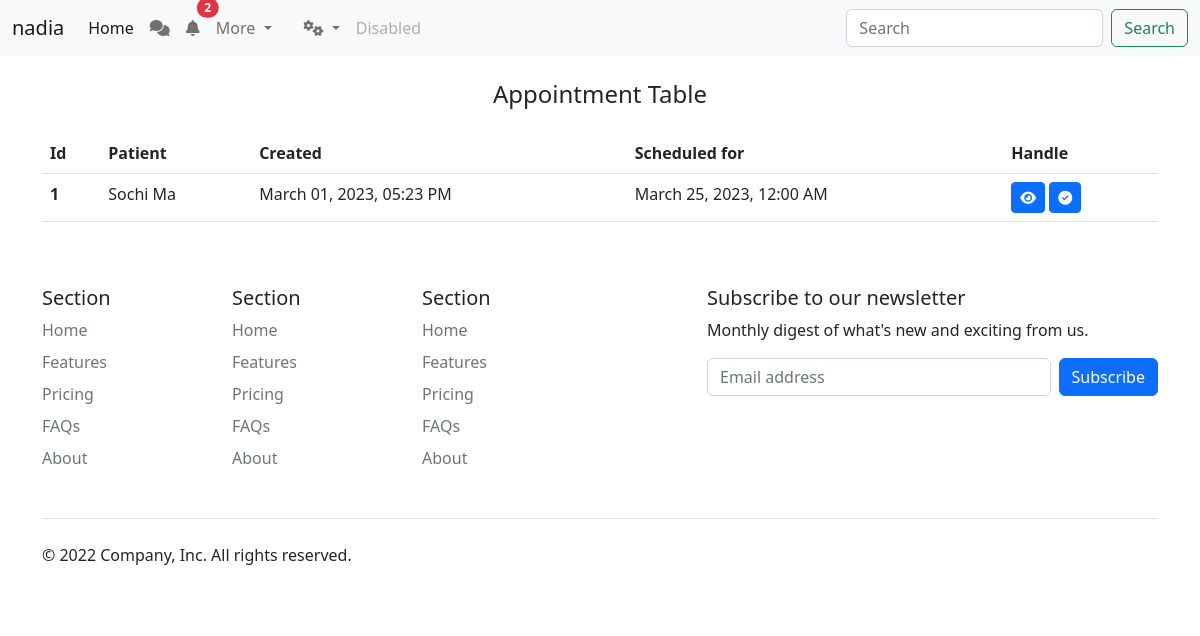
/medic/appointments (signed in), run on an earlier commit of the app's database.
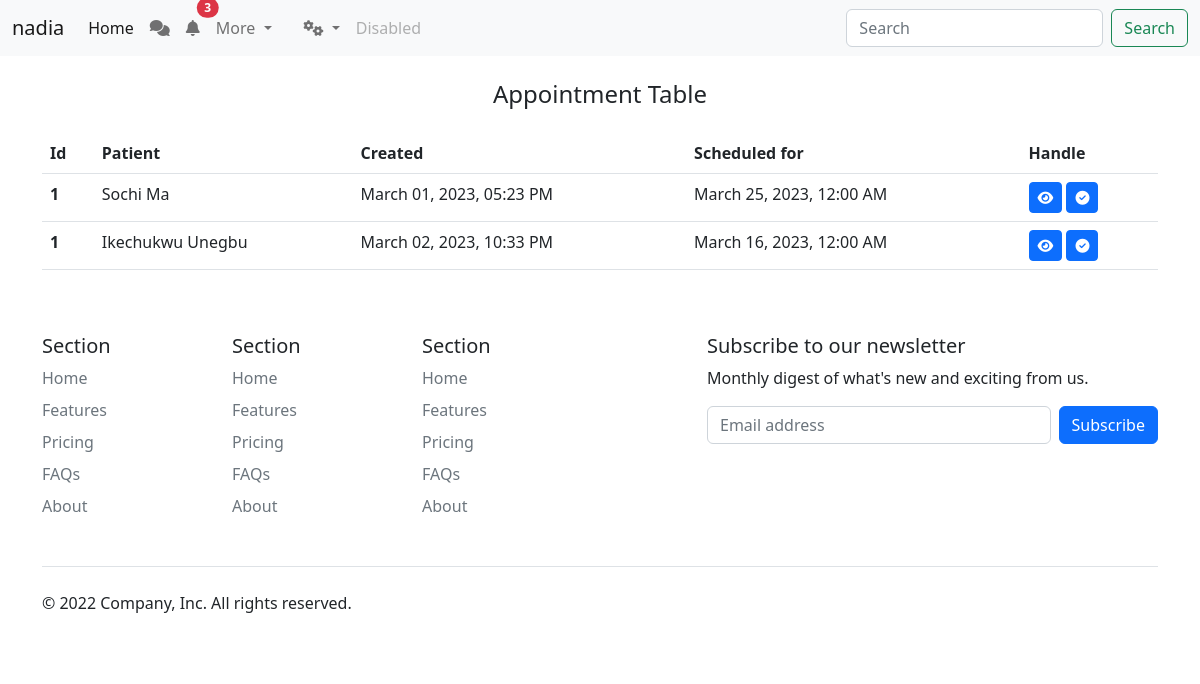
And on a later commit of the database.
### project/models/Appointment.py (models this page shows)
class Appointment(db.Model):
    id = db.Column(db.Integer, primary_key=True)
    therapist_id = db.Column(db.Integer)
    user_id = db.Column(db.Integer)
    location_id = db.Column(db.Integer)
    address = db.Column(db.Text)
    description = db.Column(db.Text, nullable=True)
    arrive_user = db.Column(db.DateTime, nullable=True)
    arrive_therapist = db.Column(db.DateTime, nullable=True)
    done_user = db.Column(db.DateTime, nullable=True)
    done_therapist = db.Column(db.DateTime, nullable=True)
    cancel =  db.Column(db.Integer,nullable=True, default=0)
    cancel_by =  db.Column(db.Integer,nullable=True)
    created_at = db.Column(db.DateTime, default=datetime.utcnow)
    session_date = db.Column(db.DateTime, nullable=True)

### project/models/User.py (models this page shows, shortened)
class User(UserMixin, db.Model):
    id = db.Column(db.Integer, primary_key=True)
    email = db.Column(db.String(100), unique=True)
    username = db.Column(db.String(100), unique=True)
    password = db.Column(db.String(120))
    fullname = db.Column(db.String(200))
    phone = db.Column(db.String(100))
    gender = db.Column(db.Enum(GenderEnum), nullable=True)
    access = db.Column(db.String(200), nullable=True, default='user')
    age = db.Column(db.Integer, nullable=True)
    city_id = db.Column(db.Integer, nullable=True)
    avatar = db.Column(db.String(200), nullable=True)
    govcard = db.Column(db.String(200), nullable=True)
    verified = db.Column(db.Integer(),nullable=True, default=0)
    addrss = db.Column(db.Text(), nullable=True)
    blocked = db.Column(db.Integer,nullable=True, default=0)
    bio = db.Column(db.Text(), nullable=True)
    tagline = db.Column(db.Text(), nullable=True)
    created_at = db.Column(db.DateTime, default=datetime.utcnow)

### project/Blue_Prints/Appointment/appointment.py (the view)
@appointment.route('/medic/appointments')
def medic_appointments():
    page = request.args.get('page', 1, type=int)
    appointments = Appointment.query.join(User, Appointment.user_id == User.id). \
                  filter(Appointment.therapist_id == current_user.id). \
                  paginate(page=page, per_page=10)
    for appointment in appointments.items:
        appointment.user = User.query.get(appointment.user_id)
    return render_template('/medic/appointments.html', appointments=appointments)

### project/Blue_Prints/Appointment/templates/medic/appointments.html (shortened to what this page needs)
{% extends "layouts/guest.html" %}
{% block styles %}
<link rel="stylesheet" type="text/css" href="{{ url_for('settings.static', filename='css/settings.css') }}">
<link rel="stylesheet" href="https://cdnjs.cloudflare.com/ajax/libs/font-awesome/6.3.0/css/all.min.css" />
{% endblock %}
{% block content %}
<main class="container">
    <h4 class="text-center text-dark mt-4 mb-4">Appointment Table</h4>
    <div class="table-responsive">
        <table class="table">
            <thead>
              <tr>
                <th scope="col">Id</th>
                <th scope="col">Patient</th>
                <th scope="col">Created</th>
                <th>Scheduled for</th>
                <th scope="col">Handle</th>
              </tr>
            </thead>
            <tbody>
              {% for appointment in appointments.items  %}
              <tr>
                <th scope="row">1</th>
                <td>{{appointment.user.fullname}}</td>
                <td>{{appointment.created_at.strftime('%B %d, %Y, %I:%M %p')}}</td>
                <td>{{appointment.session_date.strftime('%B %d, %Y, %I:%M %p')}}</td>
                <td>
                  <button class="btn btn-sm btn-primary" data-bs-toggle="modal" data-bs-target="#deet-{{appointment.id}}">
                    <i class="fa-solid fa-eye"></i>
                  </button>
                  <button class="btn btn-sm btn-primary" data-bs-toggle="modal" data-bs-target="#respond-{{appointment.id}}">
                    <i class="fa-solid fa-circle-check"></i>
                  </button>
                </td>
              </tr>
              {% endfor%}
            </tbody>
          </table>
    </div>
</main>
{% endblock %}

What changed in the data, as far as the page shows it:
added Appointment: user.fullname "Ikechukwu Unegbu", created_at "March 02, 2023, 10:33 PM", session_date "March 16, 2023, 12:00 AM"
Also different on the page:
{{ notifications|length }}: "2" → "3"
